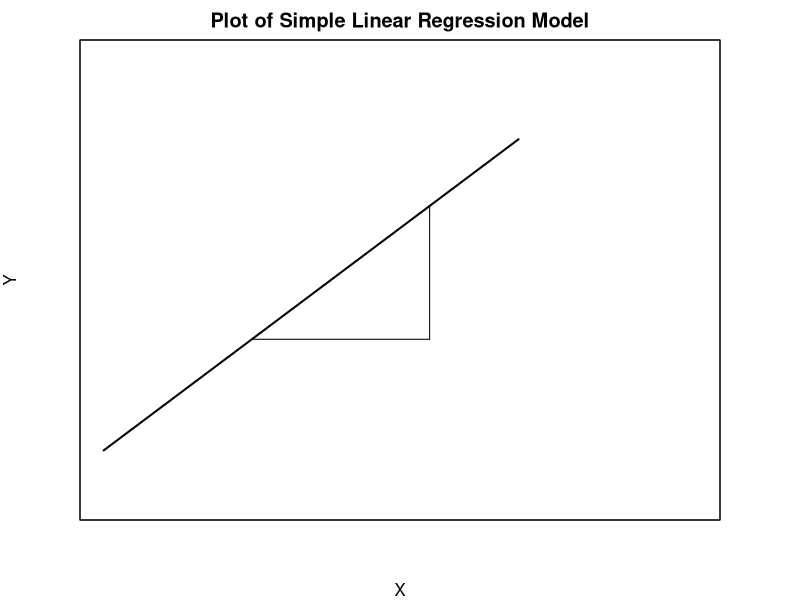
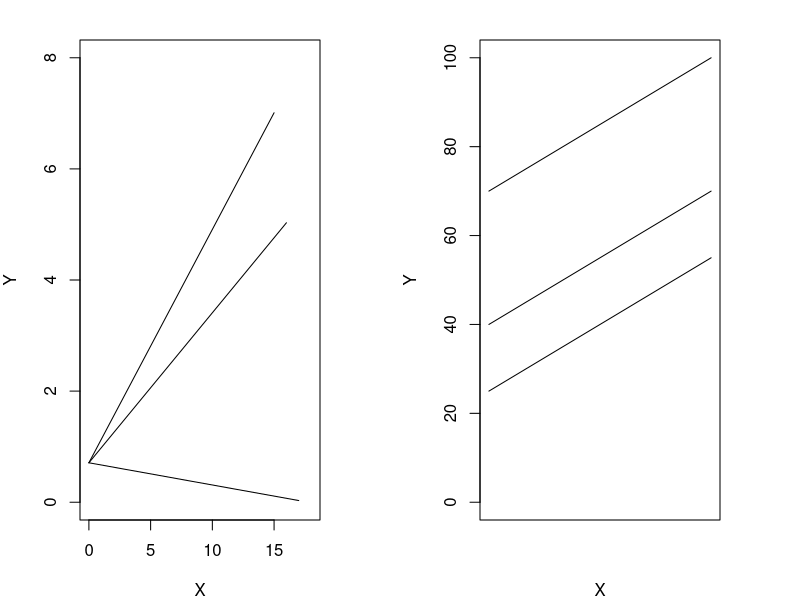
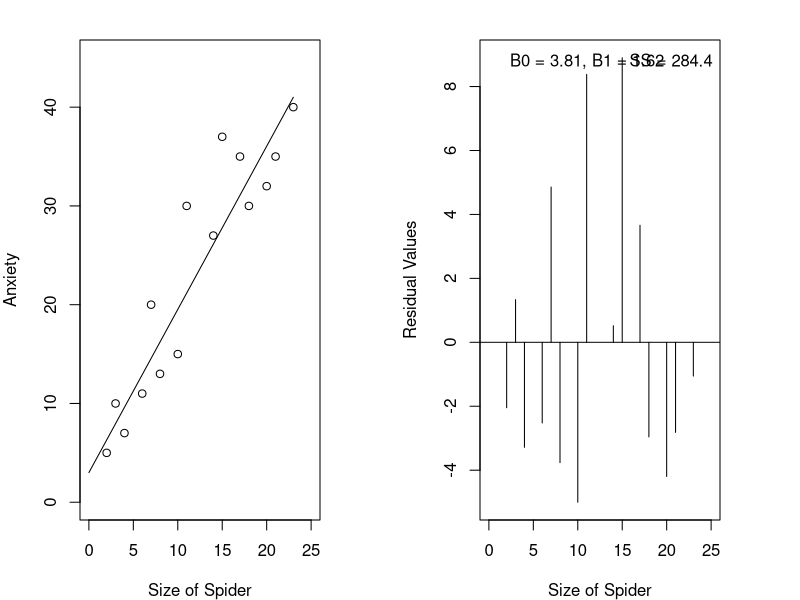
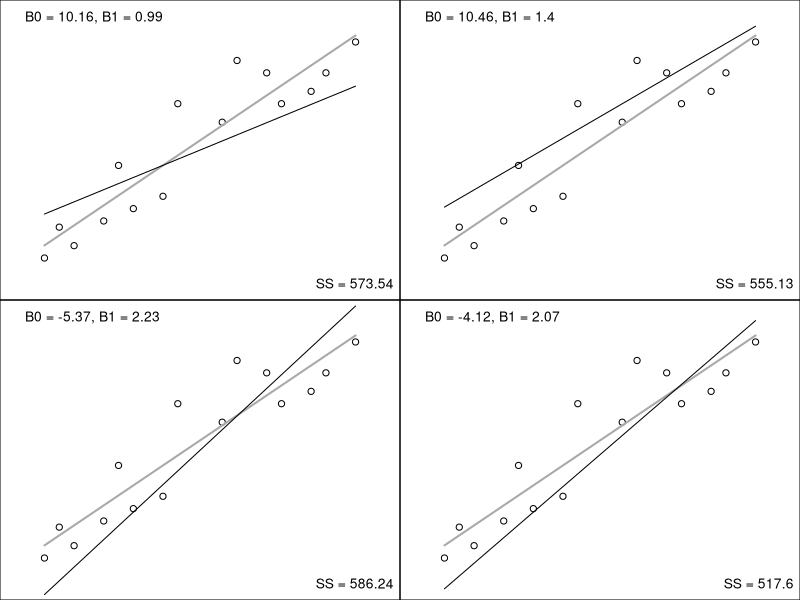
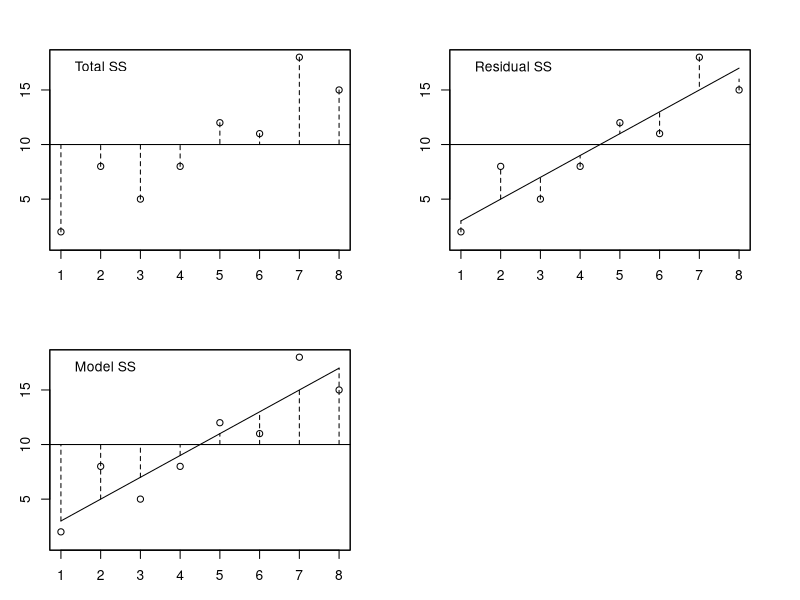
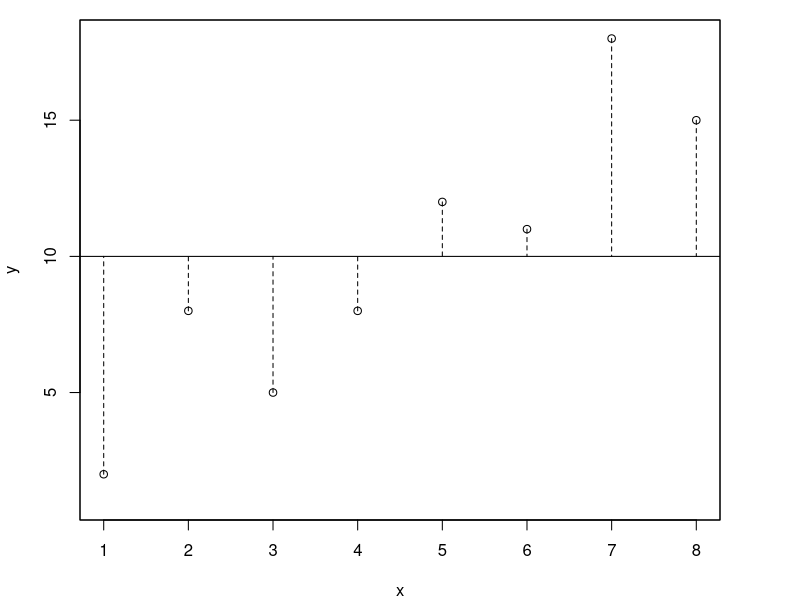
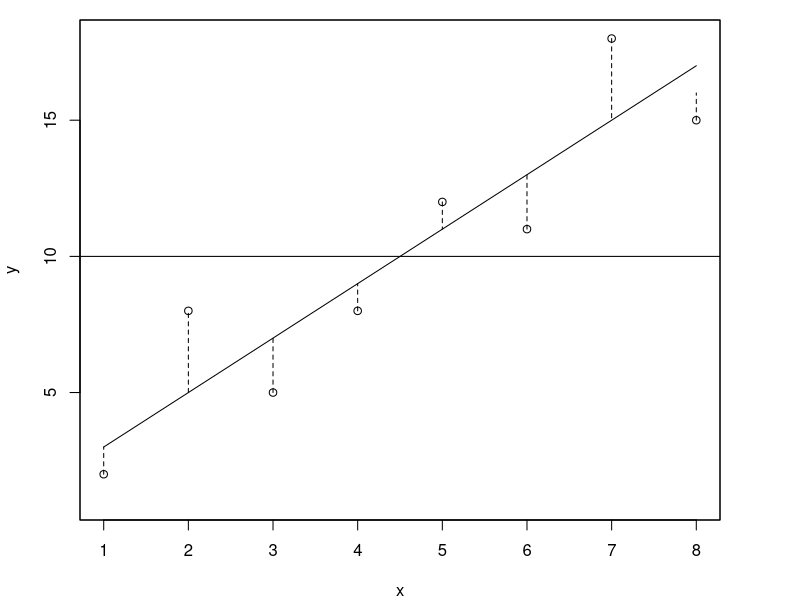
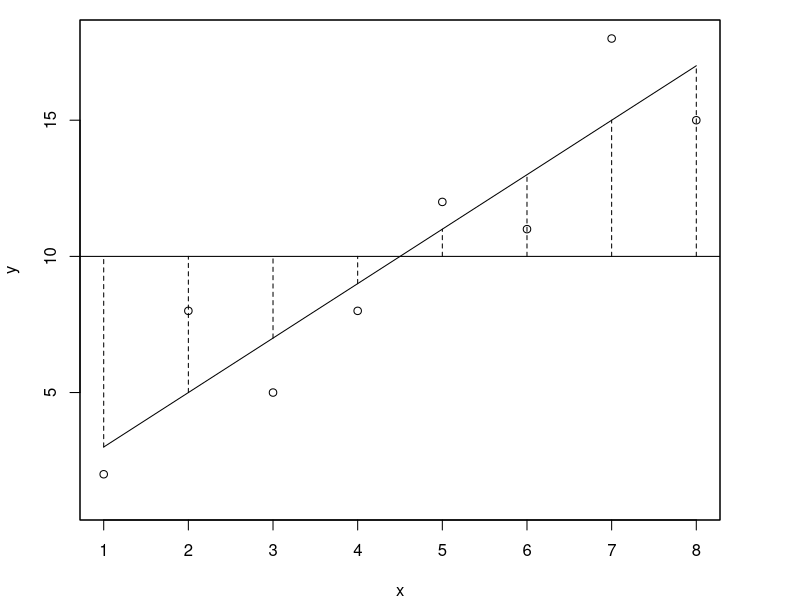

R code for these plots, in order:
## ---- chunk 1
par(mfrow = c(1,1), mar = c(4,4,2,4)) # This tells R to put 1 row, 2 columns
x <- c(0,4,5,8,11,14)
y <- c(7,19,22,31,40,49)
plot(x,y, main = "Plot of Simple Linear Regression Model", 
     xlab = "X", ylab = "Y", xlim = c(0,20), 
     ylim = c(0,60), type = 'l', pch=16, xaxt = "n", yaxt = "n",lwd = 2)
segments(x0 = 5, y0 = 22, x1 = 11, y1 = 22)
segments(x0 = 11, y0 = 22, x1 = 11, y1 = 40)
par(new=T)
box()

## ---- chunk 2
par(mfrow = c(1,2))
x1 <- c(0,3,8,12,15)
y1 <- c(0.71,1.97,4.07,5.75,7.01)
x2 <- c(0,3,8,12,16)
y2 <- c(0.71,1.52,2.87,3.95,5.03)
x3 <- c(0,3,8,12,17)
y3 <- c(0.71,0.59,0.39,0.23,0.03)

plot(x1, y1, xlim = c(0,18), ylim = c(0,8), pch = 16, type = 'l', xlab = "X", ylab = "Y")
lines(x2, y2, xlim = c(0,18), ylim = c(0,8), pch = 16, type = 'l', xlab = "X", ylab = "Y")
lines(x3, y3, xlim = c(0,18), ylim = c(0,8), pch = 16, type = 'l', xlab = "X", ylab = "Y")
#Equations needed on lines

x1 <- c(0,2,4,6,8,10,12)
y1 <- c(70,75,80,85,90,95,100)
x2 <- c(0,2,4,6,8,10,12)
y2 <- c(40,45,50,55,60,65,70)
x3 <- c(0,2,4,6,8,10,12)
y3 <- c(25,30,35,40,45,50,55)

plot(x1, y1, xlim = c(0,12), ylim = c(0,100), pch = 16, type = 'l', xlab = "X", ylab = "Y", xaxt = "n")
lines(x2, y2, xlim = c(0,12), ylim = c(0,100), pch = 16, type = 'l')
lines(x3, y3, xlim = c(0,12), ylim = c(0,100), pch = 16, type = 'l')

## ---- chunk 3
x <- c(2,3,4,6,7,8,10,11,14,15,17,18,20,21,23)
y <- c(5,10,7,11,20,13,15,30,27,37,35,30,32,35,40)
plot(x, y, 
     xlim = c(0,25), ylim = c(0,45), 
     pch = 1, xlab = "Size of Spider", 
     ylab = "Anxiety")
segments(x0 = 0, y0 = 3, x1 = 23, y1 = 41)
## ---- chunk 4
x <- c(2,3,4,6,7,8,10,11,14,15,17,18,20,21,23)
y <- c(5,10,7,11,20,13,15,30,27,37,35,30,32,35,40)
plot(x, lm(y ~x)$residuals, 
     xlim = c(0,25), pch = 1, xlab = "Size of Spider", ylab = "Residual Values",
     type = 'h')
abline(h = 0)
legend('topright', legend = paste0('SS = ',round(sum(lm(y ~x)$residuals^2),2)),bty = 'n')
legend('topleft', legend = paste0('B0 = ',round(lm(y ~x)$coef[1],2),", B1 = ",round(lm(y ~x)$coef[2],2)),bty = 'n')

## ---- chunk 5
par(mfrow = c(2,2),
    mar = c(0,0,0,0))
x <- c(2,3,4,6,7,8,10,11,14,15,17,18,20,21,23)
y. <- c(5,10,7,11,20,13,15,30,27,37,35,30,32,35,40)
plot(x, y., xlim = c(0,25), ylim = c(0,45), pch = 1,xaxt = 'n', yaxt = 'n')
y = (y.)+runif(n = length(y.), -20, 20)
lines(x,predict(lm(y. ~ x)), col = "darkgray", lwd = 2)
lines(x,predict(lm(y ~ x)))

legend('bottomright', legend = paste0('SS = ',round(sum((y. - predict(lm(y ~ x)))^2),2)),bty = 'n')
legend('topleft', legend = paste0('B0 = ',round(lm(y ~x)$coef[1],2),", B1 = ",round(lm(y ~x)$coef[2],2)),bty = 'n')

plot(x, y., xlim = c(0,25), ylim = c(0,45), pch = 1,xaxt = 'n', yaxt = 'n')
y = (y.)+runif(n = length(y.), -20, 20)
lines(x,predict(lm(y. ~ x)), col = "darkgray", lwd = 2)
lines(x,predict(lm(y ~ x)))

legend('bottomright', legend = paste0('SS = ',round(sum((y. - predict(lm(y ~ x)))^2),2)),bty = 'n')
legend('topleft', legend = paste0('B0 = ',round(lm(y ~x)$coef[1],2),", B1 = ",round(lm(y ~x)$coef[2],2)),bty = 'n')

plot(x, y., xlim = c(0,25), ylim = c(0,45), pch = 1,xaxt = 'n', yaxt = 'n')
y = (y.)+runif(n = length(y.), -20, 20)

lines(x,predict(lm(y. ~ x)), col = "darkgray", lwd = 2)
lines(x,predict(lm(y ~ x)))

legend('bottomright', legend = paste0('SS = ',round(sum((y. - predict(lm(y ~ x)))^2),2)),bty = 'n')
legend('topleft', legend = paste0('B0 = ',round(lm(y ~x)$coef[1],2),", B1 = ",round(lm(y ~x)$coef[2],2)),bty = 'n')

plot(x, y., xlim = c(0,25), ylim = c(0,45), pch = 1,xaxt = 'n', yaxt = 'n')
y = (y.)+runif(n = length(y.), -20, 20)

lines(x,predict(lm(y. ~ x)), col = "darkgray", lwd = 2)
lines(x,predict(lm(y ~ x)))
legend('bottomright', legend = paste0('SS = ',round(sum((y. - predict(lm(y ~ x)))^2),2)),bty = 'n')
legend('topleft', legend = paste0('B0 = ',round(lm(y ~x)$coef[1],2),", B1 = ",round(lm(y ~x)$coef[2],2)),bty = 'n')

## ---- chunk 6
par(mfrow = c(2,2), mar = c(3,3,3,3)) 
x <- c(1,2,3,4,5,6,7,8)
y <- c(2,8,5,8,12,11,18,15)
plot(x,y, main = "", xlab = "x", ylab = "y", xlim = c(1,8), ylim = c(1,18), pch=1)
segments(x0 = 1, y0 = 2, x1 = 1, y1 = 10, lty = 2)
segments(x0 = 2, y0 = 8, x1 = 2, y1 = 10, lty = 2)
segments(x0 = 3, y0 = 5, x1 = 3, y1 = 10, lty = 2)
segments(x0 = 4, y0 = 8, x1 = 4, y1 = 10, lty = 2)
segments(x0 = 5, y0 = 12, x1 = 5, y1 = 10, lty = 2)
segments(x0 = 6, y0 = 11, x1 = 6, y1 = 10, lty = 2)
segments(x0 = 7, y0 = 18, x1 = 7, y1 = 10, lty = 2)
segments(x0 = 8, y0 = 15, x1 = 8, y1 = 10, lty = 2)
abline(h = 10)
legend('topleft',bty = 'n', legend = 'Total SS')
box()


x <- c(1,2,3,4,5,6,7,8)
y <- c(2,8,5,8,12,11,18,15)
plot(x,y, main = "", xlab = "x", ylab = "y", xlim = c(1,8), ylim = c(1,18), pch=1)
par(new=T)
abline(h = 10)
segments(x0 = 1, y0 = 3, x1 = 8, y1 = 17)
segments(x0 = 1, y0 = 2, x1 = 1, y1 = 3, lty = 2)
segments(x0 = 2, y0 = 5, x1 = 2, y1 = 8, lty = 2)
segments(x0 = 3, y0 = 5, x1 = 3, y1 = 7, lty = 2)
segments(x0 = 4, y0 = 8, x1 = 4, y1 = 9, lty = 2)
segments(x0 = 5, y0 = 12, x1 = 5, y1 = 11, lty = 2)
segments(x0 = 6, y0 = 11, x1 = 6, y1 = 13, lty = 2)
segments(x0 = 7, y0 = 18, x1 = 7, y1 = 15, lty = 2)
segments(x0 = 8, y0 = 15, x1 = 8, y1 = 16, lty = 2)
legend('topleft',bty = 'n', legend = 'Residual SS')
box()


x <- c(1,2,3,4,5,6,7,8)
y <- c(2,8,5,8,12,11,18,15)
plot(x,y, main = "", xlab = "x", ylab = "y", xlim = c(1,8), ylim = c(1,18), pch=1)
par(new=T)
abline(h = 10)
segments(x0 = 1, y0 = 3, x1 = 8, y1 = 17)
segments(x0 = 1, y0 = 3, x1 = 1, y1 = 10, lty = 2)
segments(x0 = 2, y0 = 5, x1 = 2, y1 = 10, lty = 2)
segments(x0 = 3, y0 = 7, x1 = 3, y1 = 10, lty = 2)
segments(x0 = 4, y0 = 9, x1 = 4, y1 = 10, lty = 2)
segments(x0 = 5, y0 = 10, x1 = 5, y1 = 11, lty = 2)
segments(x0 = 6, y0 = 10, x1 = 6, y1 = 13, lty = 2)
segments(x0 = 7, y0 = 10, x1 = 7, y1 = 15, lty = 2)
segments(x0 = 8, y0 = 10, x1 = 8, y1 = 17, lty = 2)
legend('topleft',bty = 'n', legend = 'Model SS')
box()
#Arrow and word boxes
## ---- chunk 7
par(mfrow = c(1,1), mar = c(4,4,1,4)) # This tells R to put 1 row, 2 columns
x <- c(1,2,3,4,5,6,7,8)
y <- c(2,8,5,8,12,11,18,15)
plot(x,y, main = "", xlab = "x", ylab = "y", xlim = c(1,8), ylim = c(1,18), pch=1)
par(new=T)
abline(h = 10)
segments(x0 = 1, y0 = 2, x1 = 1, y1 = 10, lty = 2)
segments(x0 = 2, y0 = 8, x1 = 2, y1 = 10, lty = 2)
segments(x0 = 3, y0 = 5, x1 = 3, y1 = 10, lty = 2)
segments(x0 = 4, y0 = 8, x1 = 4, y1 = 10, lty = 2)
segments(x0 = 5, y0 = 12, x1 = 5, y1 = 10, lty = 2)
segments(x0 = 6, y0 = 11, x1 = 6, y1 = 10, lty = 2)
segments(x0 = 7, y0 = 18, x1 = 7, y1 = 10, lty = 2)
segments(x0 = 8, y0 = 15, x1 = 8, y1 = 10, lty = 2)
box()
#needs dotted lines

## ---- chunk 8
x <- c(1,2,3,4,5,6,7,8)
y <- c(2,8,5,8,12,11,18,15)
plot(x,y, main = "", xlab = "x", ylab = "y", xlim = c(1,8), ylim = c(1,18), pch=1)
par(new=T)
abline(h = 10)
segments(x0 = 1, y0 = 3, x1 = 8, y1 = 17)
segments(x0 = 1, y0 = 2, x1 = 1, y1 = 3, lty = 2)
segments(x0 = 2, y0 = 5, x1 = 2, y1 = 8, lty = 2)
segments(x0 = 3, y0 = 5, x1 = 3, y1 = 7, lty = 2)
segments(x0 = 4, y0 = 8, x1 = 4, y1 = 9, lty = 2)
segments(x0 = 5, y0 = 12, x1 = 5, y1 = 11, lty = 2)
segments(x0 = 6, y0 = 11, x1 = 6, y1 = 13, lty = 2)
segments(x0 = 7, y0 = 18, x1 = 7, y1 = 15, lty = 2)
segments(x0 = 8, y0 = 15, x1 = 8, y1 = 16, lty = 2)
box()
## ---- chunk 9
x <- c(1,2,3,4,5,6,7,8)
y <- c(2,8,5,8,12,11,18,15)
plot(x,y, main = "", xlab = "x", ylab = "y", xlim = c(1,8), ylim = c(1,18), pch=1)
par(new=T)
abline(h = 10)
segments(x0 = 1, y0 = 3, x1 = 8, y1 = 17)
segments(x0 = 1, y0 = 3, x1 = 1, y1 = 10, lty = 2)
segments(x0 = 2, y0 = 5, x1 = 2, y1 = 10, lty = 2)
segments(x0 = 3, y0 = 7, x1 = 3, y1 = 10, lty = 2)
segments(x0 = 4, y0 = 9, x1 = 4, y1 = 10, lty = 2)
segments(x0 = 5, y0 = 10, x1 = 5, y1 = 11, lty = 2)
segments(x0 = 6, y0 = 10, x1 = 6, y1 = 13, lty = 2)
segments(x0 = 7, y0 = 10, x1 = 7, y1 = 15, lty = 2)
segments(x0 = 8, y0 = 10, x1 = 8, y1 = 17, lty = 2)
box()
#needs dotted lines

## ---- chunk 10
x <- c(3,4,5,6,8,9,10,11,12,14,15,16,17)
y <- c(1.4,1.5,2.2,2.4,3.1,3.2,3.2,3.9,4.1,4.7,4.5,5.2,5.0)
plot(x,y, main = "", xlab = "Age. X, in days", ylab = "Wave length. Y, in cm", xlim = c(1,18), ylim = c(1,6), pch=16)
segments(x0 = 3, y0 = 1.5, x1 = 17, y1 = 5.2)
## ---- chunk 11
data(mtcars)
plot(mtcars$mpg ~ mtcars$hp)
model. <- lm(mtcars$mpg ~ mtcars$hp)

summary(model.)$coef
## ---- chunk 12
data(mtcars)
mt <- mtcars[order(mtcars$hp),]
plot(mt$mpg ~ mt$hp)
model. <- lm(mt$mpg ~ mt$hp)

new_hp <- data.frame(hp = mt$hp)
pred.vals <- predict(model., newdata = new_hp, interval = "confidence")

lines(cbind(new_hp, pred.vals)[,c(1,2)])
lines(cbind(new_hp, pred.vals)[,c(1,3)], col = "red")
lines(cbind(new_hp, pred.vals)[,c(1,4)], col = "red")

## ---- chunk 13
data(mtcars)
mt <- mtcars[order(mtcars$hp),]
plot(mt$mpg ~ mt$hp)
model. <- lm(mt$mpg ~ mt$hp)

new_hp <- data.frame(hp = mt$hp)
pred.vals <- predict(model., newdata = new_hp, interval = "prediction")

lines(cbind(new_hp, pred.vals)[,c(1,2)])
lines(cbind(new_hp, pred.vals)[,c(1,3)], col = "red")
lines(cbind(new_hp, pred.vals)[,c(1,4)], col = "red")

